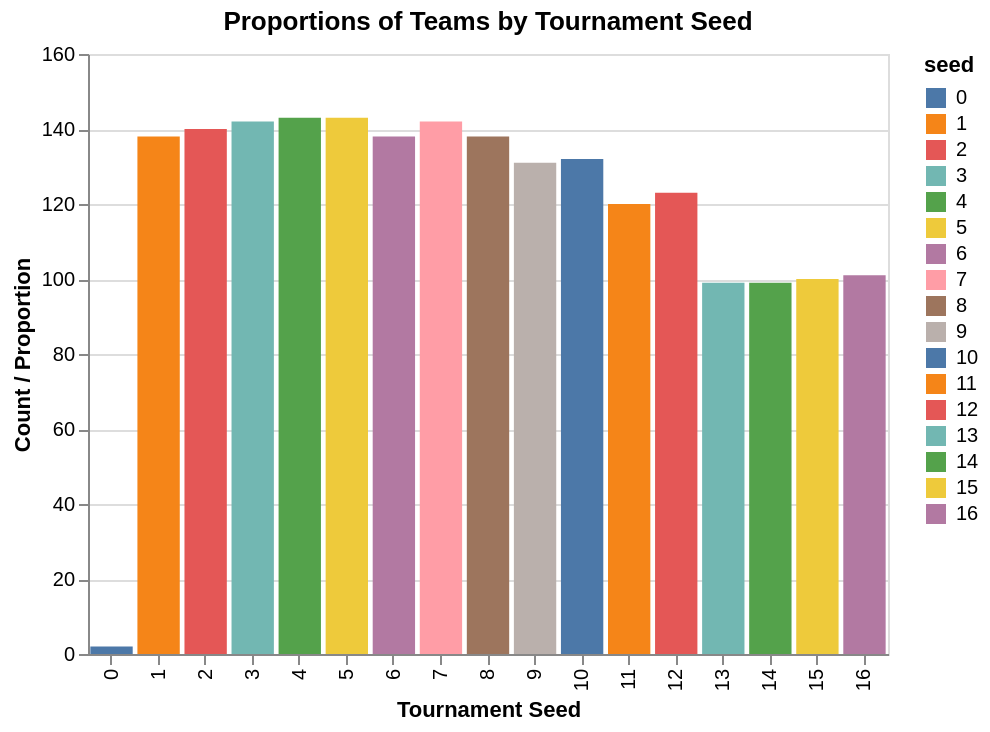

Here is the notebook cell this chart was saved with:
### Code cell
plot2 = alt.Chart(tidied_df).mark_bar().encode(
    alt.X("seed:N", title="Tournament Seed", sort="ascending"),
    alt.Y("count()", title="Count / Proportion"),
    color="seed:N"
).properties(
    title="Proportions of Teams by Tournament Seed",
    width=400,
    height=300
)

plot2

### Figure 1 — Vega-Lite specification as saved in the notebook (floating-point values rounded to 4 significant figures; data arrays with more than 128 entries replaced by an {"elided": "..."} marker saying what was removed)
{"config": {"view": {"continuousWidth": 300, "continuousHeight": 300}}, "data": {"name": "data-06180e43ab5302704ef964cf16c4cf9d"}, "mark": {"type": "bar"}, "encoding": {"color": {"field": "seed", "type": "nominal"}, "x": {"field": "seed", "sort": "ascending", "title": "Tournament Seed", "type": "nominal"}, "y": {"aggregate": "count", "title": "Count / Proportion", "type": "quantitative"}}, "height": 300, "title": "Proportions of Teams by Tournament Seed", "width": 400, "$schema": "https://vega.github.io/schema/vega-lite/v5.20.1.json", "datasets": {"data-06180e43ab5302704ef964cf16c4cf9d": {"elided": "2031 records"}}}
